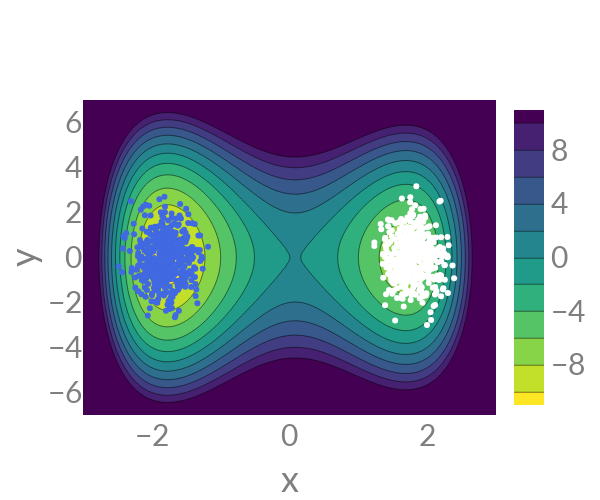

The notebook cell this image was saved under:
### Markdown cell above
# Generate sample configurations
Let's now generate sample configurations we will use as our input data set. These are meant to represent for example the results of molecular dynamics simulations.

### Code cell
x_state_a, y_state_a = np.random.multivariate_normal([-1.8,0], [[0.05, 0],[0,1]], 500).T
x_state_b, y_state_b = np.random.multivariate_normal([1.8,0], [[0.05, 0],[0,1]], 500).T

fig = go.Figure()

fig.add_trace(
    go.Contour(
        z=E_illustrate,
        x=x_illustrate, 
        y=y_illustrate,
        reversescale = True,
        colorscale = "viridis",
        contours=dict(
            start=-10,
            end=10,
            size=2,
        ),
    )
)

fig.add_trace(
    go.Scatter(
        x=x_state_a,
        y=y_state_a,
        mode="markers",
        name='',
        marker_color="royalblue"
    ))

fig.add_trace(
    go.Scatter(
        x=x_state_b,
        y=y_state_b,
        mode="markers",
        name='',
        marker_color="white"
    ))

# fig.update_xaxes(range=[-3,3])
# fig.update_yaxes(range=[-7,7])

fig.update_layout(
    #title="Plot Title",
    width=600,
    height=500,
    font=dict(
        family="Lato",
        size=30,
        color="#7f7f7f"
    ),
    xaxis_title="x",
    yaxis_title="y",
    xaxis = dict(
        tickmode = 'linear',
        tick0 = -4,
        dtick = 2
    )
)

fig.show()
#fig.write_image("images/double_well_with_points.pdf")

### Figure 1 — Plotly figure (JSON) as saved in the notebook; plotly's stock layout.template omitted (floating-point values rounded to 4 significant figures; data arrays with more than 128 entries replaced by an {"elided": "..."} marker saying what was removed)
{"data": [{"colorscale": [[0, "#440154"], [0.1111, "#482878"], [0.2222, "#3e4989"], [0.3333, "#31688e"], [0.4444, "#26828e"], [0.5556, "#1f9e89"], [0.6667, "#35b779"], [0.7778, "#6ece58"], [0.8889, "#b5de2b"], [1, "#fde725"]], "contours": {"end": 10, "size": 2, "start": -10}, "reversescale": true, "type": "contour", "x": [-3, -2.939, -2.879, -2.818, -2.758, -2.697, -2.636, -2.576, -2.515, -2.455, -2.394, -2.333, -2.273, -2.212, -2.152, -2.091, -2.03, -1.97, -1.909, -1.848, -1.788, -1.727, -1.667, -1.606, -1.545, -1.485, -1.424, -1.364, -1.303, -1.242, -1.182, -1.121, -1.061, -1, -0.9394, -0.8788, -0.8182, -0.7576, -0.697, -0.6364, -0.5758, -0.5152, -0.4545, -0.3939, -0.3333, -0.2727, -0.2121, -0.1515, -0.09091, -0.0303, 0.0303, 0.09091, 0.1515, 0.2121, 0.2727, 0.3333, 0.3939, 0.4545, 0.5152, 0.5758, 0.6364, 0.697, 0.7576, 0.8182, 0.8788, 0.9394, 1, 1.061, 1.121, 1.182, 1.242, 1.303, 1.364, 1.424, 1.485, 1.545, 1.606, 1.667, 1.727, 1.788, 1.848, 1.909, 1.97, 2.03, 2.091, 2.152, 2.212, 2.273, 2.333, 2.394, 2.455, 2.515, 2.576, 2.636, 2.697, 2.758, 2.818, 2.879, 2.939, 3], "y": [-7, -6.859, -6.717, -6.576, -6.434, -6.293, -6.152, -6.01, -5.869, -5.727, -5.586, -5.444, -5.303, -5.162, -5.02, -4.879, -4.737, -4.596, -4.455, -4.313, -4.172, -4.03, -3.889, -3.747, -3.606, -3.465, -3.323, -3.182, -3.04, -2.899, -2.758, -2.616, -2.475, -2.333, -2.192, -2.051, -1.909, -1.768, -1.626, -1.485, -1.343, -1.202, -1.061, -0.9192, -0.7778, -0.6364, -0.4949, -0.3535, -0.2121, -0.07071, 0.07071, 0.2121, 0.3535, 0.4949, 0.6364, 0.7778, 0.9192, 1.061, 1.202, 1.343, 1.485, 1.626, 1.768, 1.909, 2.051, 2.192, 2.333, 2.475, 2.616, 2.758, 2.899, 3.04, 3.182, 3.323, 3.465, 3.606, 3.747, 3.889, 4.03, 4.172, 4.313, 4.455, 4.596, 4.737, 4.879, 5.02, 5.162, 5.303, 5.444, 5.586, 5.727, 5.869, 6.01, 6.152, 6.293, 6.434, 6.576, 6.717, 6.859, 7], "z": {"elided": "100x100 float values"}}, {"marker": {"color": "royalblue"}, "mode": "markers", "name": "", "type": "scatter", "x": {"elided": "500 float values"}, "y": {"elided": "500 float values"}}, {"marker": {"color": "white"}, "mode": "markers", "name": "", "type": "scatter", "x": {"elided": "500 float values"}, "y": {"elided": "500 float values"}}], "layout": {"font": {"color": "#7f7f7f", "family": "Lato", "size": 30}, "height": 500, "width": 600, "xaxis": {"dtick": 2, "tick0": -4, "tickmode": "linear", "title": {"text": "x"}}, "yaxis": {"title": {"text": "y"}}}}
